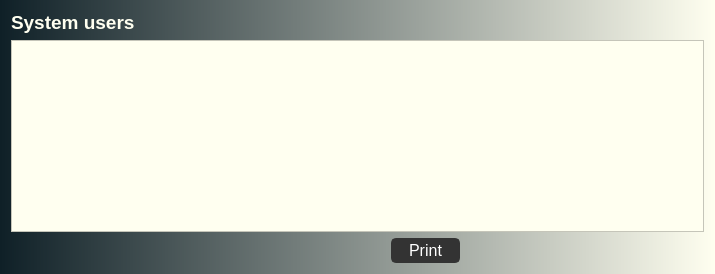
                   <widget class="QWidget" name="users_list">
                    <property name="styleSheet">
                     <string notr="true">background-color: qlineargradient(spread:pad, x1:0, y1:0, x2:1, y2:0, stop:0 rgba(15, 32, 39, 255), stop:1 rgba(255, 255, 240, 255));</string>
                    </property>
                    <layout class="QGridLayout" name="gridLayout_10">
                     <item row="0" column="0">
                      <widget class="QLabel" name="lab_android_contact_3">
                       <property name="minimumSize">
                        <size>
                         <width>0</width>
                         <height>0</height>
                        </size>
                       </property>
                       <property name="maximumSize">
                        <size>
                         <width>16777215</width>
                         <height>55</height>
                        </size>
                       </property>
                       <property name="font">
                        <font>
                         <family>Arial</family>
                         <pointsize>12</pointsize>
                         <weight>50</weight>
                         <italic>false</italic>
                         <bold>false</bold>
                        </font>
                       </property>
                       <property name="styleSheet">
                        <string notr="true">background:transparent;
color: rgb(255, 255, 240);</string>
                       </property>
                       <property name="text">
                        <string>&lt;html&gt;&lt;head/&gt;&lt;body&gt;&lt;p&gt;&lt;span style=&quot; font-size:14pt; font-weight:600;&quot;&gt;System users &lt;/span&gt;&lt;/p&gt;&lt;/body&gt;&lt;/html&gt;</string>
                       </property>
                      </widget>
                     </item>
                     <item row="1" column="0" colspan="4">
                      <widget class="QTableWidget" name="system_users_table">
                       <property name="styleSheet">
                        <string notr="true">background-color: rgb(255, 255, 240);</string>
                       </property>
                      </widget>
                     </item>
                     <item row="2" column="1">
                      <spacer name="horizontalSpacer_6">
                       <property name="orientation">
                        <enum>Qt::Horizontal</enum>
                       </property>
                       <property name="sizeHint" stdset="0">
                        <size>
                         <width>239</width>
                         <height>20</height>
                        </size>
                       </property>
                      </spacer>
                     </item>
                     <item row="2" column="2">
                      <widget class="QPushButton" name="bn_android_contact_edit_3">
                       <property name="minimumSize">
                        <size>
                         <width>69</width>
                         <height>25</height>
                        </size>
                       </property>
                       <property name="maximumSize">
                        <size>
                         <width>69</width>
                         <height>25</height>
                        </size>
                       </property>
                       <property name="font">
                        <font>
                         <family>Segoe UI</family>
                         <pointsize>12</pointsize>
                        </font>
                       </property>
                       <property name="cursor">
                        <cursorShape>PointingHandCursor</cursorShape>
                       </property>
                       <property name="statusTip">
                        <string>Print users list to CSV.</string>
                       </property>
                       <property name="styleSheet">
                        <string notr="true">QPushButton {
	border: 2px solid rgb(51,51,51);
	border-radius: 5px;	
	color:rgb(255,255,255);
	background-color: rgb(51,51,51);
}
QPushButton:hover {
	border: 2px solid rgb(0,143,150);
	background-color: rgb(0,143,150);
}
QPushButton:pressed {	
	border: 2px solid rgb(0,143,150);
	background-color: rgb(51,51,51);
}

QPushButton:disabled {	
	border-radius: 5px;	
	border: 2px solid rgb(112,112,112);
	background-color: rgb(112,112,112);
}</string>
                       </property>
                       <property name="text">
                        <string>Print</string>
                       </property>
                      </widget>
                     </item>
                     <item row="2" column="3">
                      <spacer name="horizontalSpacer_5">
                       <property name="orientation">
                        <enum>Qt::Horizontal</enum>
                       </property>
                       <property name="sizeHint" stdset="0">
                        <size>
                         <width>238</width>
                         <height>20</height>
                        </size>
                       </property>
                      </spacer>
                     </item>
                    </layout>
                   </widget>
